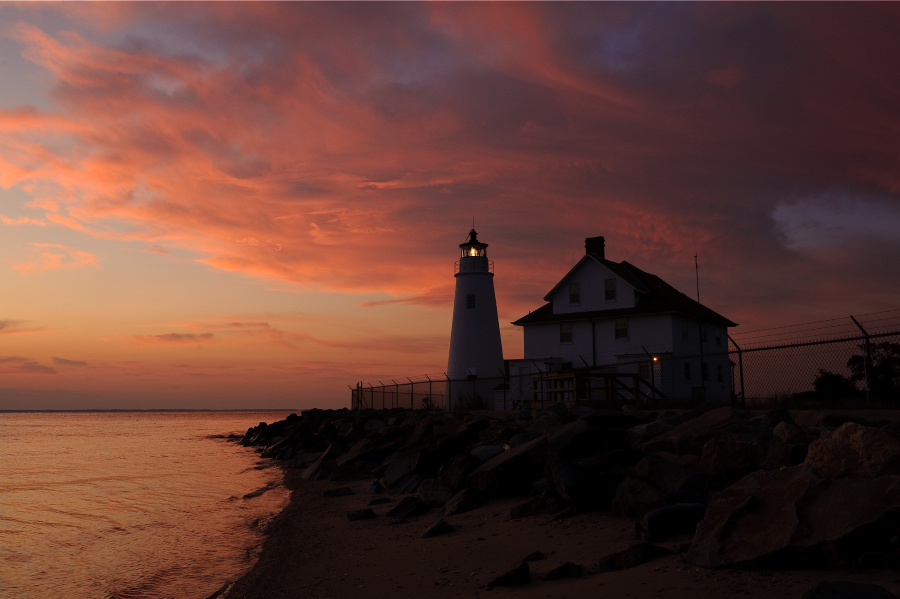
#> input picture Cove-Point-Lighthouse/Lighthouse_under.jpg, 1800 x 1198 px (shown at 1/2 size); the run also reads 2 pictures not shown here
$ jupyter execute --allow-errors fusion_exposition.ipynb   (older library calls are emulated)
#> lines starting #> are read from the running program, lines starting #| are printed output that depends on the picture
# Projet IMA - Exposure Fusion

Adam Safieddine, Victor Coulet

[cell 1]
import cv2
import numpy as np
import matplotlib.pyplot as plt
plt.rcParams["figure.dpi"] = 70

[cell 2]
#lecture d'une image en float entre 0 et 1, on la reduit car les photos font 6720x4480
def charger(chemin, largeur=1200):
    img = cv2.imread(chemin)
    h, w = img.shape[:2]
    img = cv2.resize(img, (largeur, int(h * largeur / w)), interpolation=cv2.INTER_AREA)
    return img.astype(np.float32) / 255.0

#affichage avec matplotlib (opencv est en BGR)
def afficher(img, titre="", ax=None):
    if ax is None:
        plt.figure(figsize=(8, 5))
        ax = plt.gca()
    if img.ndim == 3:
        ax.imshow(cv2.cvtColor(np.clip(img, 0, 1).astype(np.float32), cv2.COLOR_BGR2RGB))
    else:
        ax.imshow(img, cmap="gray")
    ax.set_title(titre)
    ax.axis("off")

[cell 3]
dossier = "Cinque-Terre-Manarola/"
noms = ["Manarola_under.jpg", "Manarola.jpg", "Manarola_over.jpg"]
#> (the rest of this cell did not finish here and is left out)


fig, axs = plt.subplots(1, 3, figsize=(15, 4))
for img, n, ax in zip(images, noms, axs):
    afficher(img, n, ax)
plt.show()

## 1. Pyramide gaussienne

$ G(I_{i+1}) = \text{sous-echantillonnage par 2 de } flou(G(I_i)) $

[cell 4]
#pyramide gaussienne
def pyramide_gauss(img, niveaux):
    G = [img]
    for i in range(niveaux - 1):
        G.append(cv2.pyrDown(G[-1]))
    return G

#> (a cell that did not finish here is left out)

## 2. Pyramide laplacienne

$ L(I_i) = G(I_i) - Pyrup(G(I_{i+1})) \ et \ L(I_N) = G(I_N) $

[cell 6]
#pyramide laplacienne
def pyramide_laplace(img, niveaux):
    G = pyramide_gauss(img.astype(np.float32), niveaux)
    L = []
    for i in range(niveaux - 1):
        taille = (G[i].shape[1], G[i].shape[0])
        L.append(G[i] - cv2.pyrUp(G[i + 1], dstsize=taille))
    L.append(G[-1])
    return L

#> (a cell that did not finish here is left out)

## 3. Reconstruction

$ G(I_i) = L(I_i) + Pyrup(G(I_{i+1})) $

[cell 8]
#reconstruction a partir de la pyramide laplacienne
def reconstruction(L):
    img = L[-1]
    for niv in reversed(L[:-1]):
        taille = (niv.shape[1], niv.shape[0])
        img = cv2.pyrUp(img, dstsize=taille) + niv
    return img

#> (a cell that did not finish here is left out)

## 4. Cartes de poids

$ W = C^{w_c} * S^{w_s} * E^{w_e} \ puis \ normalisation \ sur \ les \ images $

[cell 10]
#contraste sur l'image en niveaux de gris
def contraste(img):
    gris = cv2.cvtColor(img.astype(np.float32), cv2.COLOR_BGR2GRAY)
    return np.abs(cv2.Laplacian(gris, cv2.CV_32F))

#saturation = ecart type sur les 3 canaux
def saturation(img):
    return np.std(img, axis=2)

#bonne exposition, proche de 0.5
def exposition(img, sigma=0.2):
    g = np.exp(-((img - 0.5) ** 2) / (2 * sigma ** 2))
    return np.prod(g, axis=2)

[cell 11]
#carte de poids d'une image
def carte_poids(img, wc=1, ws=1, we=1):
    return (contraste(img) ** wc) * (saturation(img) ** ws) * (exposition(img) ** we)

#normalisation des poids sur toutes les images
def poids_normalises(images, wc=1, ws=1, we=1, eps=1e-12):
    W = np.array([carte_poids(im, wc, ws, we) for im in images]) + eps
    return W / W.sum(axis=0)

#> (a cell that did not finish here is left out)

## 5. Fusion naive

$ R = \sum_{k=1}^{n} W_k \times I_k $

[cell 13]
#fusion naive, moyenne ponderee des images
def fusion_naive(images, W):
    R = np.zeros_like(images[0])
    for im, w in zip(images, W):
        R += w[..., None] * im
    return R

## 6. Fusion multiresolution

$$ L(R_i) = \sum_{k=1}^{n} G(W_{k,i}) \times L(I_{k,i}) $$

Les indices $i$ représentent la $i_{ème}$ pyramide gaussienne/laplacienne $\\$
Les indices $k$ représentent la $k_{ème}$ image parmis les images à fusionner.

[cell 14]
#fusion multiresolution avec les pyramides
def fusion_pyramide(images, W, niveaux=7):
    LR = None
    for im, w in zip(images, W):
        L = pyramide_laplace(im, niveaux)
        Gw = pyramide_gauss(w.astype(np.float32), niveaux)
        if LR is None:
            LR = [np.zeros_like(l) for l in L]
        for l in range(niveaux):
            LR[l] += Gw[l][..., None] * L[l]
    return reconstruction(LR)

#> (a cell that did not finish here is left out)

## 7. Autres scenes

#> (a cell that did not finish here is left out)

#> call 4 of charger, with largeur = 1200
#> in charger, img is the input picture: shape (1198, 1800, 3); mean B, G, R 50.4, 58.8, 95.7
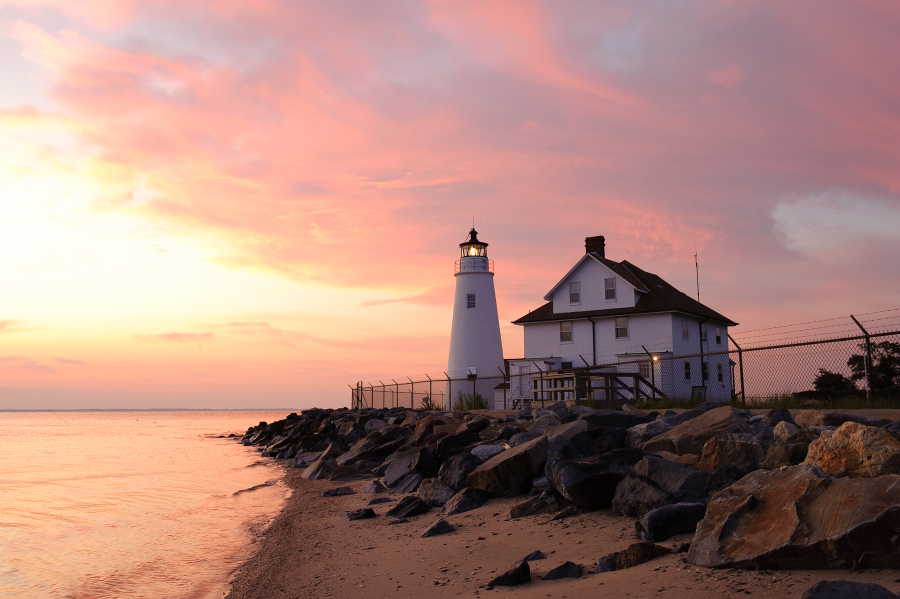
#> input picture Cove-Point-Lighthouse/Lighthouse.jpg, 1800 x 1198 px (shown at 1/2 size)
#> in charger, img is the input picture: shape (1198, 1800, 3); mean B, G, R 125, 134.1, 172.9
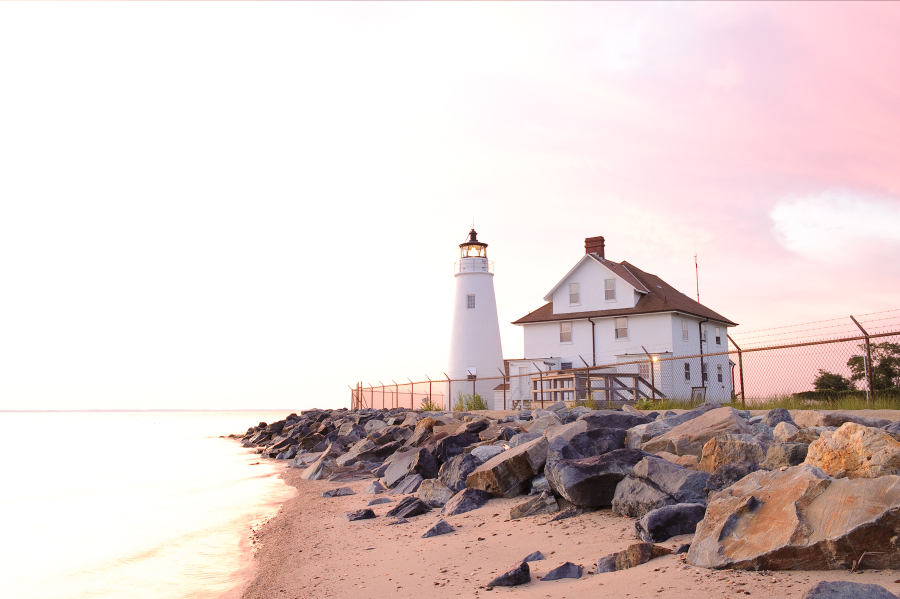
#> input picture Cove-Point-Lighthouse/Lighthouse_over.jpg, 1800 x 1198 px (shown at 1/2 size)
#> in charger, img is the input picture: shape (1198, 1800, 3); mean B, G, R 206.4, 208.2, 223.6
#> `ims = [charger(dossier + n) for n in noms_s]`: ims = 3 items
#> the loop `for im, n, ax in zip(ims, noms_s, axs):` made 3 passes
    fig, axs = plt.subplots(1, 5, figsize=(24, 4))
    for im, n, ax in zip(ims, noms_s, axs):
        afficher(im, n, ax)
    Wk = poids_normalises(ims)
    afficher(fusion_naive(ims, Wk), "fusion naive", axs[3])
#> the loop in fusion_naive, `for im, w in zip(images, W):` made 3 passes
#> pass 1, in fusion_naive, `R += w[..., None] * im`:
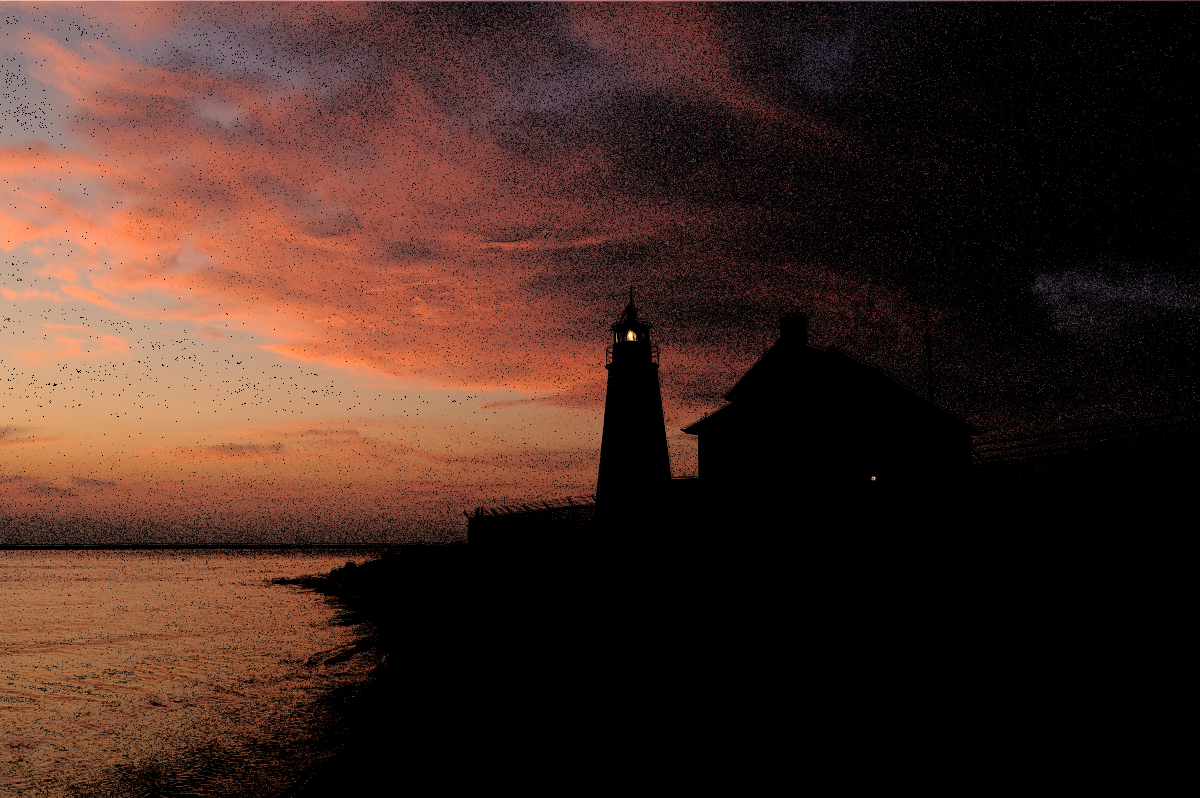
#> R: shape (798, 1200, 3) float32; mean of channels 0, 1, 2 0.135, 0.168, 0.269; drawn as B, G, R
#> pass 3, in fusion_naive, `R += w[..., None] * im`:
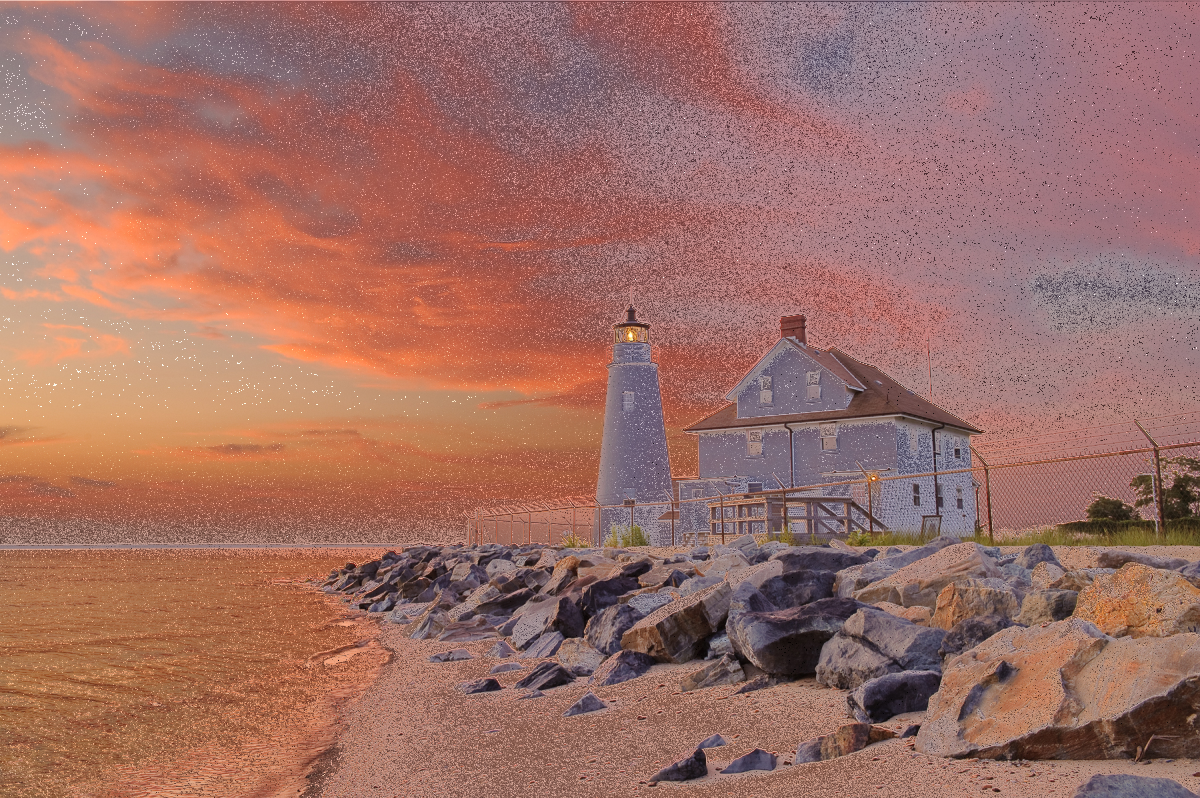
#> R: shape (798, 1200, 3) float32; mean of channels 0, 1, 2 0.398, 0.438, 0.626; drawn as B, G, R
    afficher(fusion_pyramide(ims, Wk), "fusion pyramide", axs[4])
#> the loop in fusion_pyramide, `for im, w in zip(images, W):` made 3 passes
#> the loop in reconstruction, `for niv in reversed(L[:-1]):` made 6 passes
#> taille on passes 1 to 6: (38, 25), (75, 50), (150, 100), (300, 200), (600, 399), (1200, 798)
#> pass 1, in reconstruction, `img = cv2.pyrUp(img, dstsize=taille) + niv`:
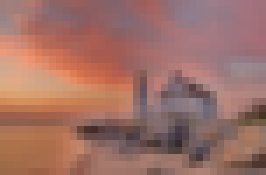
#> img: shape (25, 38, 3) float32 (shown 7 times larger); mean of channels 0, 1, 2 0.403, 0.442, 0.626; drawn as B, G, R
#> pass 3, in reconstruction, `img = cv2.pyrUp(img, dstsize=taille) + niv`:
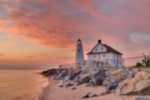
#> img: shape (100, 150, 3) float32; mean of channels 0, 1, 2 0.4, 0.439, 0.625; drawn with min black and max white
#> after the loop in reconstruction, `for niv in reversed(L[:-1]):`:
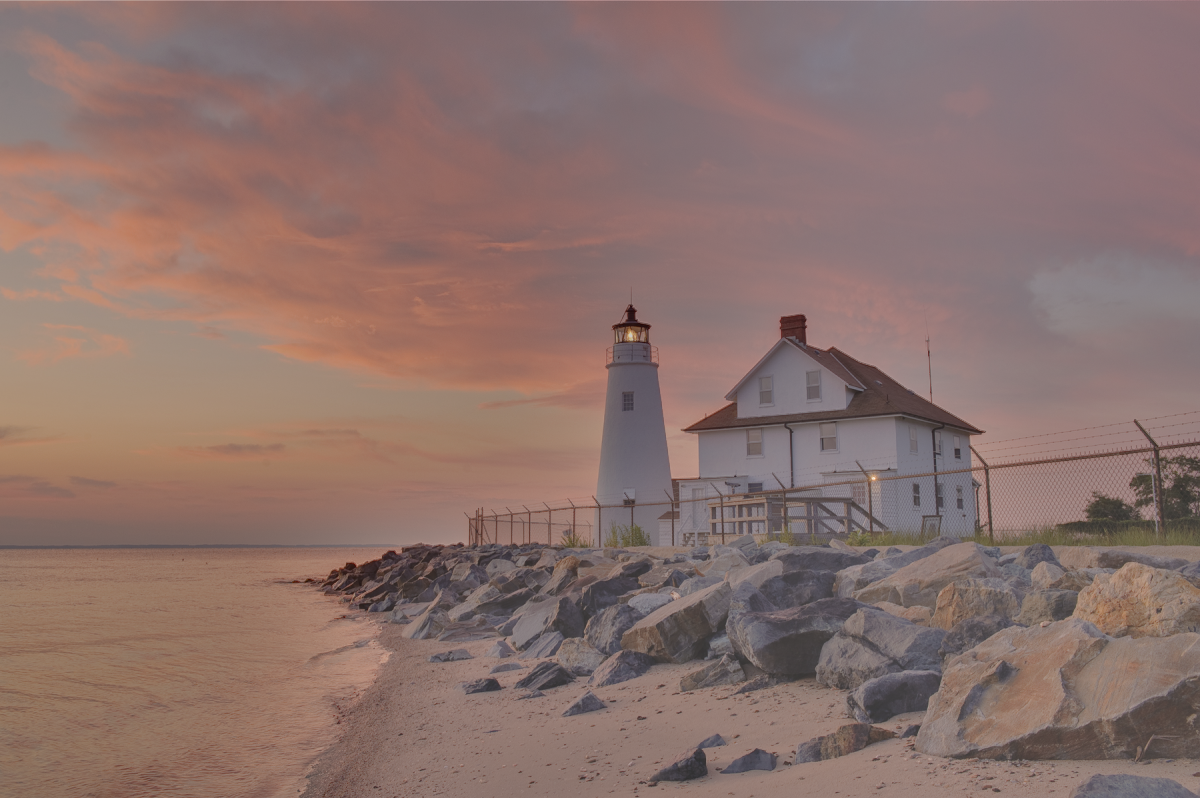
#> img: shape (798, 1200, 3) float32; mean of channels 0, 1, 2 0.398, 0.437, 0.625; drawn with min black and max white
#> `plt.show()`:
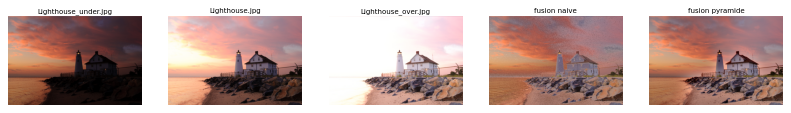
#> figure drawn by matplotlib, 5 panels
    plt.show()
